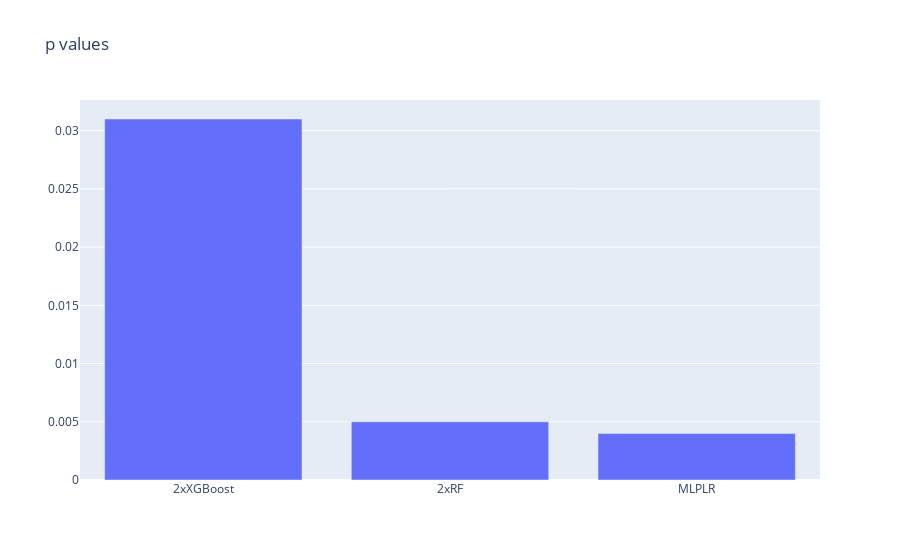

Write notebook code for a chart like this one.
### Markdown cell above
the t stat is the highest in MLPLR, this indicates that the treatment effect is significant in the MLPLR model 

The higher the t stat, the more likely the coefficient is significant.

### Code cell
fig = go.Figure(data=[
    go.Bar(name='p_vals', x=cols, y=df['p_vals']),
])
fig.update_layout(title_text='p values')
fig.update_layout(barmode='group', xaxis={'categoryorder':'total descending'})
fig.show()

### Figure 1 — Plotly figure (JSON) as saved in the notebook; plotly's stock layout.template omitted (floating-point values rounded to 4 significant figures)
{"data": [{"name": "p_vals", "type": "bar", "x": ["2xRF", "2xXGBoost", "MLPLR"], "y": [0.005, 0.031, 0.004]}], "layout": {"barmode": "group", "title": {"text": "p values"}, "xaxis": {"categoryorder": "total descending"}}}
